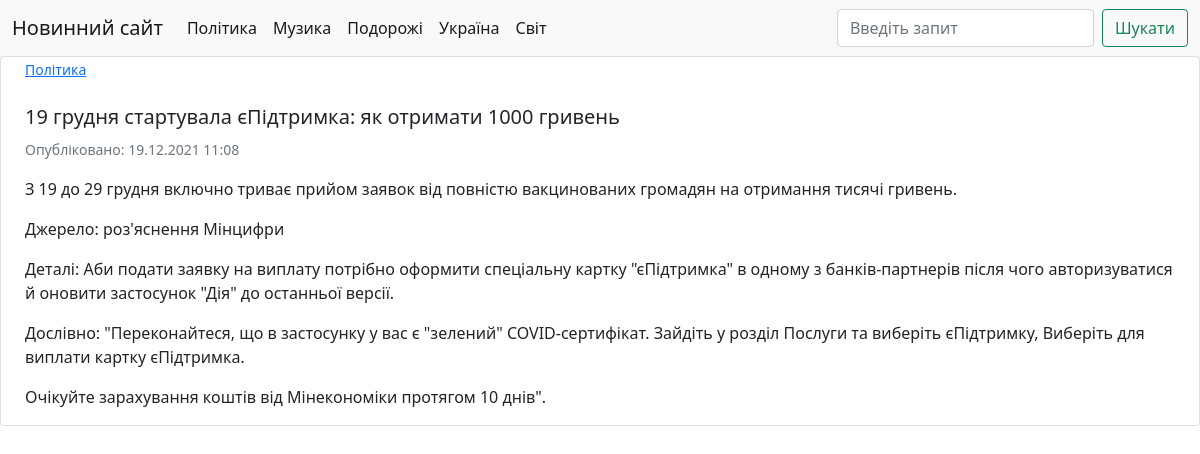
The app's page /published/4/ with its own data.
### news/models.py (models this page shows, shortened)
class Categories(models.Model):
    title = models.CharField(max_length=100, verbose_name='Категорія')
    class Meta:
        verbose_name = 'Категорія'
        verbose_name_plural = 'Категорії'
    def __str__(self):
        return self.title
    def get_absolute_url(self):
        return reverse('category', kwargs={'category_id': self.pk})

class News(models.Model):
    title = models.CharField(max_length=150, verbose_name='Назва статті')
    content = models.TextField(blank=True, verbose_name='Контент статті')
    created_at = models.DateTimeField(auto_now_add=True, verbose_name='Створено')
    updated_at = models.DateTimeField(auto_now=True, verbose_name='Оновлено')
    photo = models.ImageField(verbose_name='Фото', upload_to='media/%Y/%m/%d/', max_length=150, blank=True)
    is_published = models.BooleanField(default=True, verbose_name='Опубліковано')
    category = models.ForeignKey('Categories', on_delete=models.CASCADE, verbose_name='Категорія')
    class Meta:
        verbose_name = 'Новина'
        verbose_name_plural = 'Новини'
        ordering = ('created_at',)

### news/views.py (the view)
# urls.py: path('published/<int:news_id>/', show_full_news, name='news_info'),
def show_full_news(requests, news_id):
    news = News.objects.all().get(id=news_id)
    return render(requests, 'news_detail.html', {'news': news})

### news/templatetags/news_tags.py (called while the page is built)
@register.simple_tag(name='get_list_categories')
def get_category():
    return Categories.objects.all()

### news/templates/news_detail.html
{% extends 'base.html' %}
{% block content %}
	<div class="card mb-3" style="max-width: 100%; margin-bottom: auto; margin-top: auto">
		{% if news.photo %}
			<div class="col" style="margin-left: auto; margin-right: auto;">
				<img src="{{ news.photo.url }}" class="img-fluid rounded-start" alt="...">
			</div>
			<br>
			<div class="col" style="margin-left: 2%; margin-right: 2%;">
				<div>
					<a href="{% url 'category' news.category_id %}">
						<p class="card-text"><small>{{ news.category }}</small></p>
					</a>
					<br>
					<h5 class="card-title">{{ news.title }}</h5>
					<p class="card-text"><small class="text-muted">Опубліковано: {{ news.created_at|date:"d.m.Y  H:i" }}</small></p>
					<p class="card-text">{{ news.content|safe|linebreaks }}</p>
				</div>
			</div>
		{% else %}
			<div class="col" style="margin-left: 2%; margin-right: 2%;">
				<div>
					<a href="{% url 'category' news.category_id %}">
						<p class="card-text"><small>{{ news.category }}</small></p>
					</a>
					<br>
					<h5 class="card-title">{{ news.title }}</h5>
					<p class="card-text"><small class="text-muted">Опубліковано: {{ news.created_at|date:"d.m.Y  H:i" }}</small></p>
					<p class="card-text">{{ news.content|safe|linebreaks }}</p>
				</div>
			</div>
		{% endif %}
	</div>
{% endblock %}

### templates/inc/_navbar.html (shortened to what this page needs)
{% load news_tags %}
<nav class="navbar navbar-expand-lg navbar-light bg-light">
  <div class="container-fluid">
    <a class="navbar-brand" href="{% url 'home' %}">Новинний сайт</a>
    <div class="collapse navbar-collapse" id="navbarTogglerDemo03">
      <ul class="navbar-nav me-auto mb-2 mb-lg-0">
	  {% get_list_categories as categories %}
		  {% for category in categories %}
			  <li class="nav-item">
				  <a class="nav-link active" aria-current="page" href="{{ category.get_absolute_url }}">{{ category.title }}</a>
			  </li>
		  {% endfor %}
      </ul>
      <form class="d-flex">
        <input class="form-control me-2" type="search" placeholder="Введіть запит" aria-label="Введіть запит">
        <button class="btn btn-outline-success" type="submit">Шукати</button>
      </form>
    </div>
  </div>
</nav>

### records on screen
Categories: title "Політика"
Categories: title "Музика"
Categories: title "Подорожі"
Categories: title "Україна"
Categories: title "Світ"
News: category "Політика", title "19 грудня стартувала єПідтримка: як отримати 1000 гривень", created_at "19.12.2021 11:08", content "З 19 до 29 грудня включно триває прийом заявок від повністю вакцинованих громадян на отримання тисячі гривень. Джерело: роз'яснення Мінцифри Деталі: Аби подати заявку на виплату потрібно оформити спеціальну картку \"єПідтримка\" в одному з банків-партнерів після чого авторизуватися й оновити застосунок \"Дія\" до останньої версії. Дослівно: \"Переконайтеся, що в застосунку у вас є \"зелений\" COVID-сертифікат. Зайдіть у розділ Послуги та виберіть єПідтримку, Виберіть для виплати картку єПідтримка. Очікуйте зарахування коштів від Мінекономіки протягом 10 днів\"."
